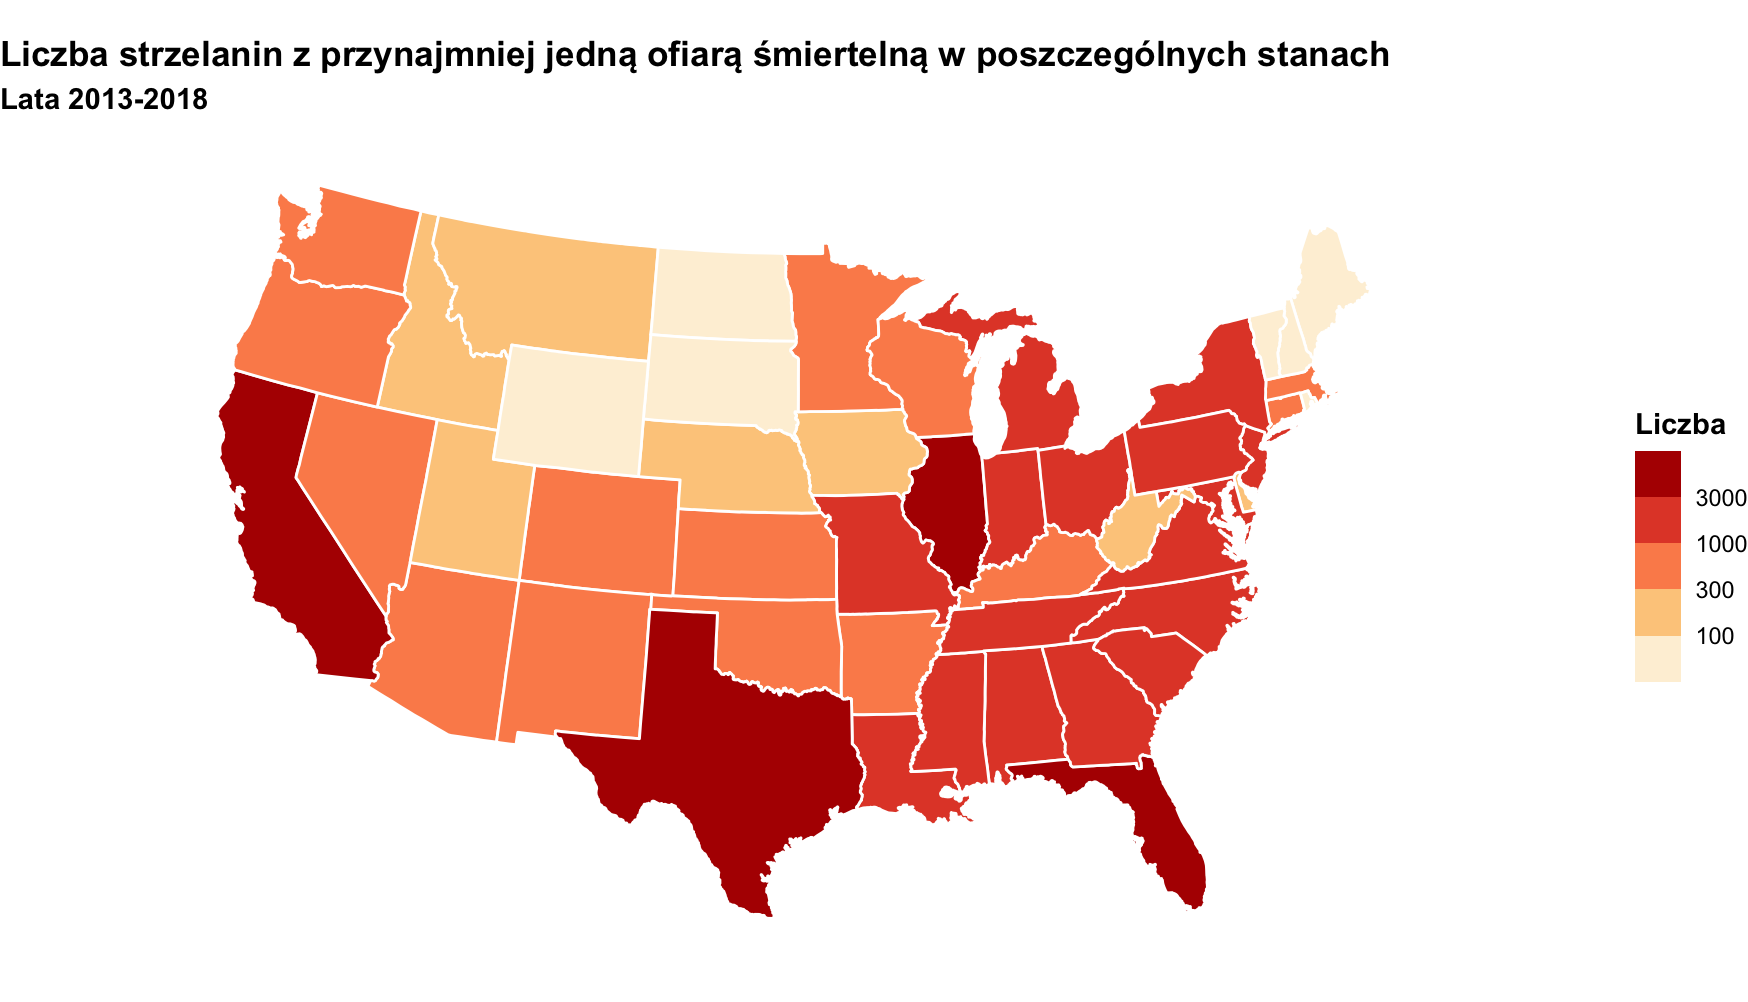

Reproduce this figure in R.
library(ggplot2)
library(maps)
library(mapdata)
library(dplyr)
library(scales)

setwd('~/Desktop/pw/3 sem/techniki_wizualizacji_danych/hw 3/')


guns <- read.csv("guns.csv")

guns %>%
  mutate(mass_kill = ifelse(n_killed >= 1, 1,0)) %>%
  group_by(state) %>%
  summarise(mass_killings = sum(mass_kill)) %>%
  print(n = 51) %>%
  transmute(state = tolower(state), mass_killings) -> guns1

guns1 <- as.data.frame(guns1)



# usa <- map_data("usa")
states <- map_data("state")

data_guns <- merge(states, guns1, by.x = "region", by.y = "state")

options(scipen = 999)

ggplot(data = data_guns) +
  geom_polygon(aes(x = long, y = lat, fill = mass_killings, group = group), color = "white") +
  coord_map("albers", 25, 50) +
  scale_fill_fermenter(palette = 8,trans = "log10", direction = 1, name = "Liczba") +
  labs(title = "Liczba strzelanin z przynajmniej jedną ofiarą śmiertelną w poszczególnych stanach",
       subtitle = "Lata 2013-2018") +
  theme_void() +
  theme(title = element_text(face = "bold")) -> abc

ggsave('hw_3.png',abc,units = "px", height=900,width=2000)

  



